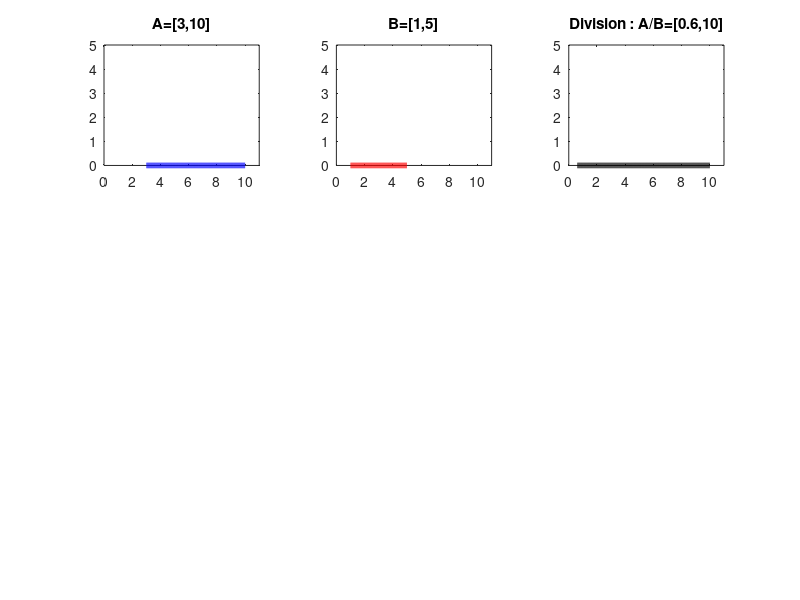

The MATLAB script that drew this image:
% Shahab Sotudian-94125091

A=3:0.01:10;
C=1:0.01:5;
sizeA=size(A);
sizeC=size(C);


% Division 
r=min((1/C(sizeC(2))),(1/C(1)));
t=max((1/C(sizeC(2))),(1/C(1)));
B=r:0.01:t;
sizeB=size(B);
a1=A(1)*B(1);
a2=A(1)*B(sizeB(2));
a3=A(sizeA(2))*B(1);
a4=A(sizeA(2))*B(sizeB(2));
K=[a1,a2,a3,a4];
e=min(K);
d=max(K);
Subtract=e:0.01:d;

% Plotting
subplot(3,3,1)
y1=zeros(1,sizeA(2));
plot(A,y1,'b','linewidth',4)
title('A=[3,10]')
axis([0,11,0,5])
subplot(332)
y2=zeros(1,sizeC(2));
plot(C,y2,'r','linewidth',4)
axis([0,11,0,5])
title('B=[1,5]')
subplot(333)
sizesub=size(Subtract);
y3=zeros(1,sizesub(2));
plot(Subtract,y3,'k','linewidth',4)
axis([0,11,0,5])
title('Division : A/B=[0.6,10]')
